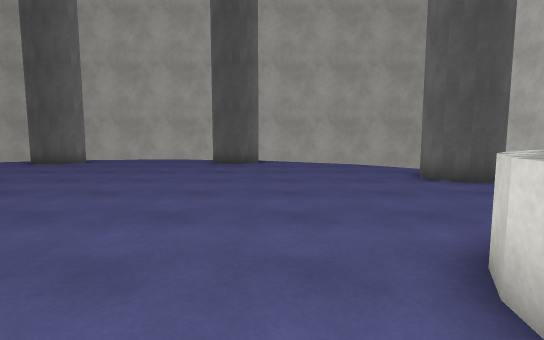
View 1 (above)

17 first-person views from a walk through a scene from a Unity 3-D project. The camera is 1.2 m above the floor, tilts 6° down and sees 80° across. The floor is counted in squares, 1 m on a side. Each view is taken from the middle of a square. On the plan, view 1 faces up. The plan holds only what a view shows up to about 14 squares ahead; the rest is blank. The place goes on beyond the plan. The player character is not drawn. Surface patterns are stand-ins for the level's own textures.

View 2
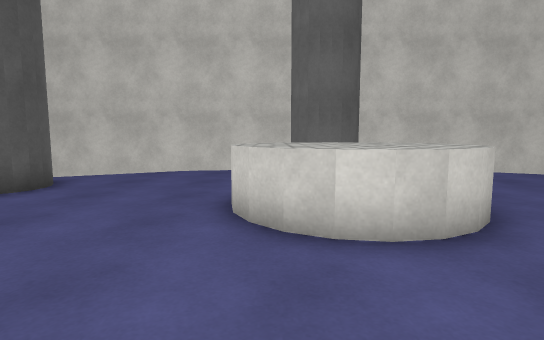

View 3
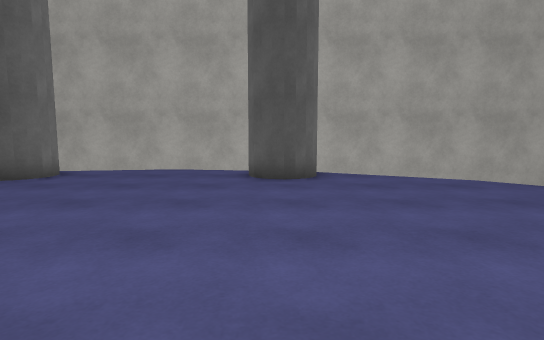

View 4
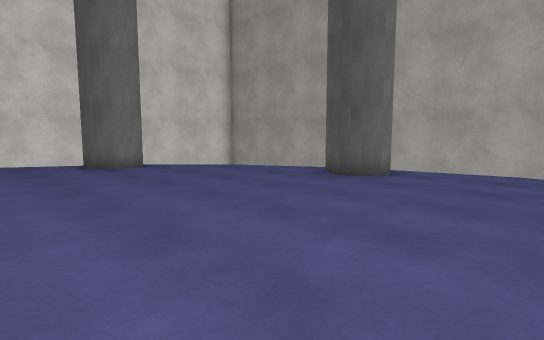

View 5
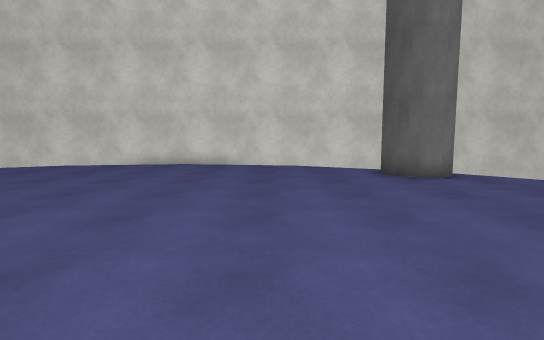

View 6
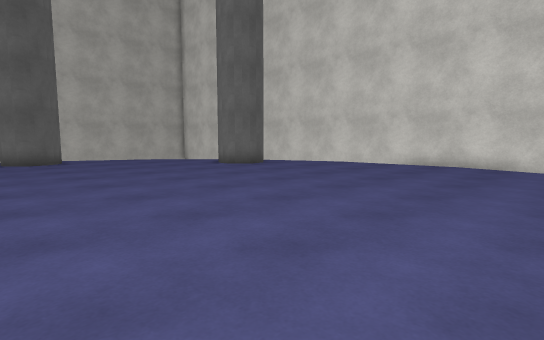

View 7
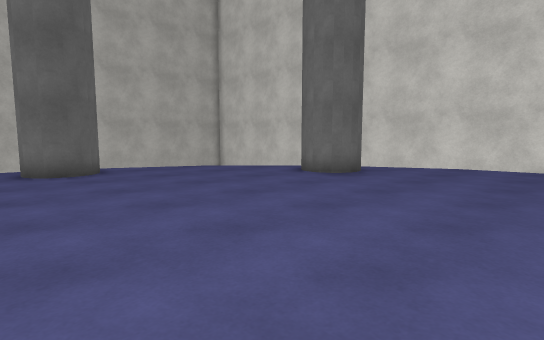

View 8
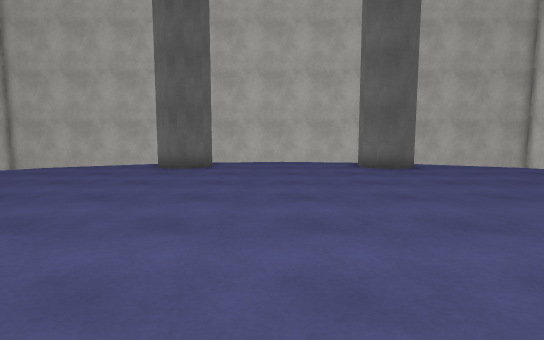

View 9
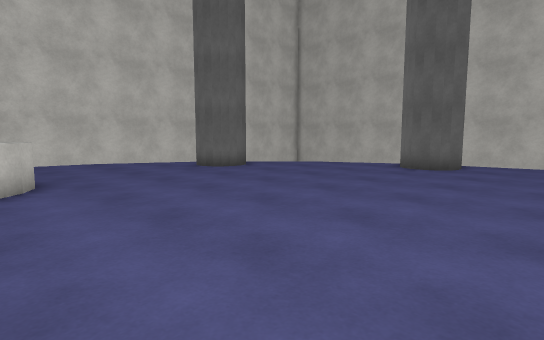

View 10
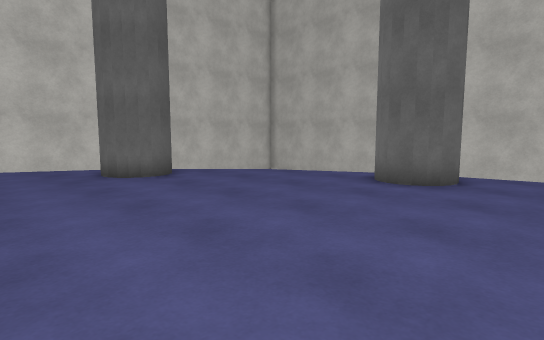

View 11
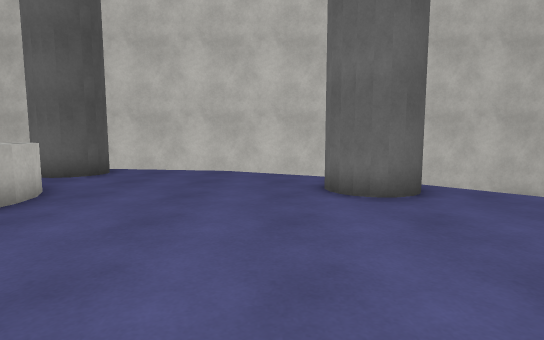

View 12
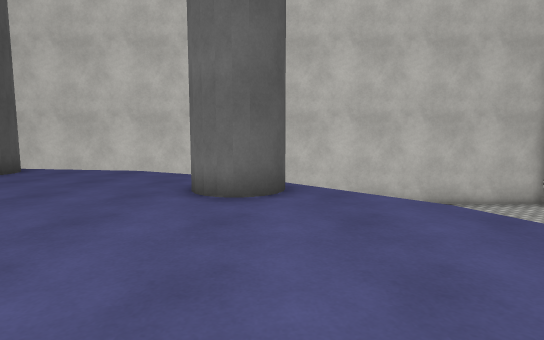

View 13
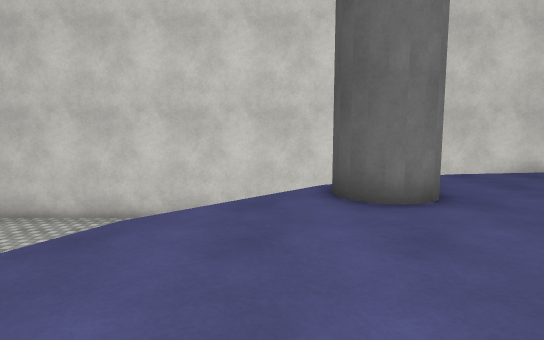

View 14
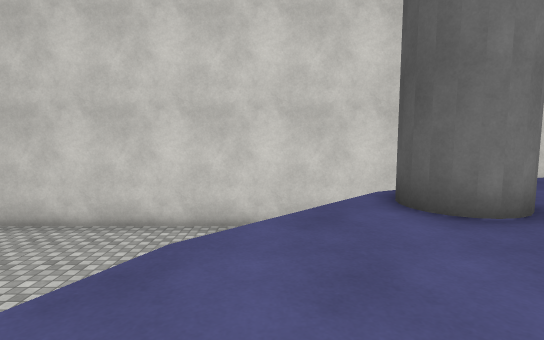

View 15
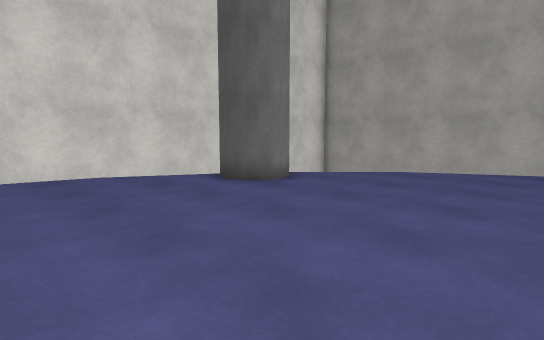

View 16
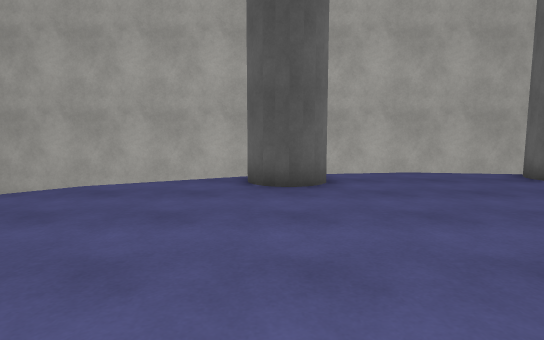

View 17
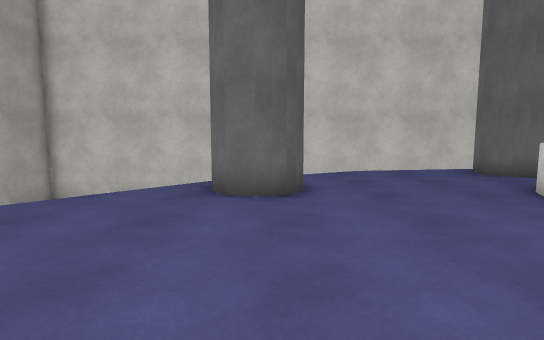

### Floor plan
Key: @ floor where view 1 was taken; # wall or solid block; . floor; ^ raised ledge; v drop or lower ground.
Columns run from 21 left of view 1 to 12 right of it. Each row starts with its distance up from view 1.
 18  #################################
 17 #                               v
 16 #           v......#            v
 15 #       vv.##......##.v         v
 14 #      v...##......##...vv      v
 13 #     ....................      v
 12 #    ......................v    v
 11 #   ........................    v
 10 #   #.....................#     v
  9 # v##.....................##.v  v
  8 # v..........................v  v
  7 #v............................  v
  6 #v............................v v
  5 #.............................. v
  4 #.............   .............. v
  3 #..............   .....^^^^.... v
  2 #..............    ....^^^^..##vv
  1 #......................^^^^..##vv
  0 #.............. .....@..^^^....vv
 -1 #.............................. v
 -2 #.............................. v
 -3 #v............................. v
 -4 #v............................v v
 -5 # ............................  v
 -6 # v.##.......................v  v
 -7 #  .##....................##.   v
 -8 #  v......................#     v
 -9 #   v......................v    v
-10 #    v....................v     v
-11 #     v....##......##....v      v
-12 #v     vv..##......##..vv       v
-13 #vvv      v  ......  v          v
-14 #vvvvv           vv             v
-15 #vvvvv                          v
-16 #vvvv                          vv

Where each view was taken, in squares from view 1:
view 1: 0 up, 0 right, facing up
view 2: 3 up, 2 left, facing right
view 3: 5 up, 2 left, facing up
view 4: 5 up, 4 left, facing up-left
view 5: 5 up, 7 left, facing left
view 6: 5 up, 7 left, facing down-left
view 7: 0 up, 7 left, facing down-left
view 8: 1 up, 5 left, facing down
view 9: 1 up, 6 left, facing down-right
view 10: 3 down, 5 left, facing down-right
view 11: 5 down, 2 left, facing right
view 12: 8 down, 2 left, facing right
view 13: 9 down, 10 left, facing left
view 14: 10 down, 11 left, facing left
view 15: 3 up, 10 left, facing up-left
view 16: 6 up, 10 left, facing up
view 17: 9 up, 2 left, facing right
